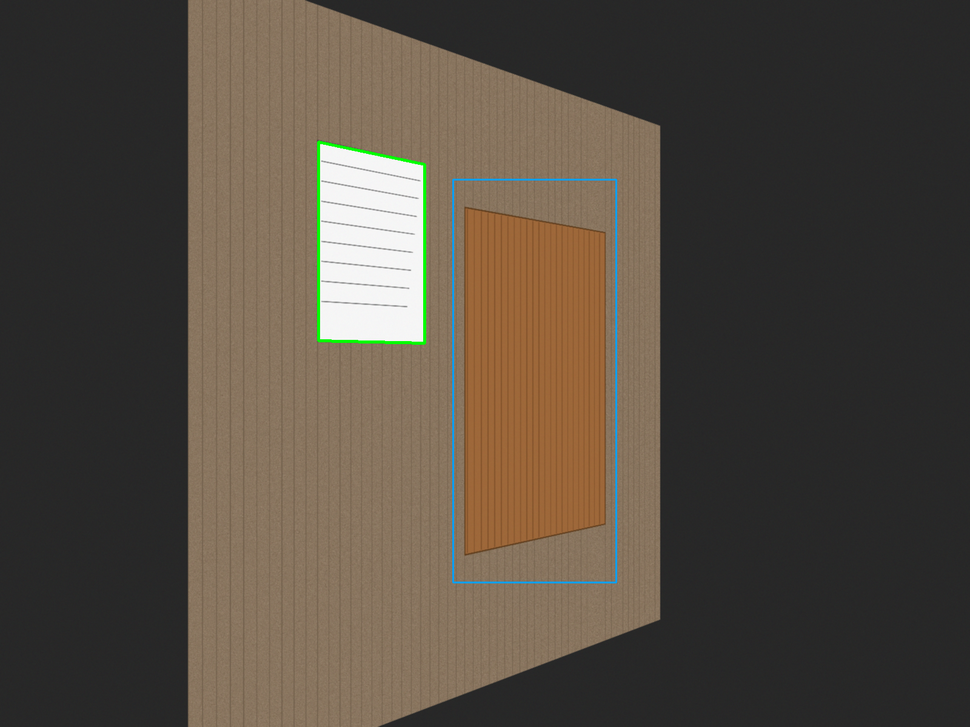
#> input picture tools/photomeasure/sample_yaw45.png, 970 x 727 px, shrunk from 1600 x 1200 before the run
$ python -i measure.py   (imports and definitions only)
#> lines starting #> are read from the running program, lines starting #| are printed output that depends on the picture; after the words box and inside, x2 and y2 are one past the last pixel; in counts of white or black regions, pixels touching at a corner belong together
#
# Copyright (c) 2024-2026 PocketSim 口袋仿真. All rights reserved.
# SPDX-License-Identifier: BSD-3-Clause OR Commercial
#
"""单张照片尺寸估算原型：A4 纸做平面标尺 → 四点单应矫正 → 轮廓测量。

算法全部为开源实现：
  - OpenCV 4/5（Apache-2.0）：白纸检测、approxPolyDP 四边形拟合、getPerspectiveTransform、
    warpPerspective、Canny 边缘、minAreaRect。
  - 单应矫正 = 平面单视图度量（homography rectification，Criminisi 2000 的平面情形），
    无需相机内参、无需标定板。

用法（库）：
    m = measure(image_bgr, rough_bbox=(x0, y0, x1, y1))
    m.width_mm, m.height_mm, m.px_per_mm, m.paper_corners, m.quality

前提（物理限制，非算法限制）：
  1. 参照纸与被测物在同一平面上；
  2. A4 四角完整可见、不被遮挡；
  3. 平面与视线夹角 ≳30°（偏离正对 ≤60°），否则分辨率不足；
  4. 只能测投影尺寸：垂直该平面的厚度测不出。
"""

from __future__ import annotations

import math
from dataclasses import dataclass, field

import cv2
import numpy as np

A4_MM = (210.0, 297.0)


@dataclass
class MeasureResult:
    ok: bool
    width_mm: float = 0.0
    height_mm: float = 0.0
    angle_deg: float = 0.0
    px_per_mm: float = 0.0
    quality: float = 0.0            # 0~1，纸张检测质量（四边形规整度 + 白度覆盖率）
    paper_corners: np.ndarray = field(default_factory=lambda: np.zeros((4, 2), np.float32))
    plane_bbox_mm: tuple = (0.0, 0.0, 0.0, 0.0)
    reason: str = ""


def _order_quad(pts: np.ndarray) -> np.ndarray:
    """四个角点按 左上→右上→右下→左下 排序（图像坐标系）。"""
    pts = pts.reshape(4, 2).astype(np.float32)
    s = pts.sum(axis=1)
    d = np.diff(pts, axis=1).ravel()
    return np.array(
        [pts[np.argmin(s)], pts[np.argmin(d)], pts[np.argmax(s)], pts[np.argmax(d)]],
        np.float32,
    )


def _refine_quad(contour: np.ndarray, quad: np.ndarray) -> np.ndarray:
    """用四条边的直线拟合求角点交点，抵消圆角/像素抖动带来的角点偏差。

    参照物（尤其银行卡）四角是圆角，approxPolyDP 得到的角点会系统性内缩；
    小参照物 + 远景时这种内缩会被透视放大成百分之几十的误差。
    改为对每条边只取“中段、贴近边线”的轮廓点做最小二乘直线拟合，
    再求相邻直线交点，可恢复真实直角顶点。
    """
    pts = contour.reshape(-1, 2).astype(np.float32)
    lines = []
    for i in range(4):
        a, b = quad[i], quad[(i + 1) % 4]
        d = b - a
        L = float(np.linalg.norm(d))
        if L < 1e-6:
            return quad
        d = d / L
        n = np.array([-d[1], d[0]])
        rel = pts - a
        t = rel @ d
        s = rel @ n
        sel = (t > 0.15 * L) & (t < 0.85 * L) & (np.abs(s) < 0.03 * L)
        if int(sel.sum()) < 10:
            return quad
        vl = cv2.fitLine(pts[sel], cv2.DIST_L2, 0, 0.01, 0.01).ravel()
        lines.append((np.array([vl[2], vl[3]], float), np.array([vl[0], vl[1]], float)))
    corners = []
    for i in range(4):
        p1, d1 = lines[i]
        p2, d2 = lines[(i + 1) % 4]
        den = d1[0] * d2[1] - d1[1] * d2[0]
        if abs(den) < 1e-9:
            return quad
        t = ((p2[0] - p1[0]) * d2[1] - (p2[1] - p1[1]) * d2[0]) / den
        corners.append(p1 + t * d1)
    refined = np.array(corners, np.float32)
    # 拟合失败保护：面积不许与初值差太多
    if cv2.contourArea(refined) < 0.6 * cv2.contourArea(quad):
        return quad
    return refined


def detect_paper(img: np.ndarray, min_area_frac: float = 0.003,
                 min_side_px: float = 30.0, min_quality: float = 0.55
                 ) -> tuple[np.ndarray, float, str]:
    """检测白色矩形参照物（A4 纸 / 银行卡）。返回 (四角点, 质量 0~1, 失败原因)。

    min_area_frac：参照物最小面积占全图比例（卡比纸小，默认放宽到 0.3%）；
    min_side_px：短边最少像素（再小就无法可靠标定）。
    """
    hsv = cv2.cvtColor(img, cv2.COLOR_BGR2HSV)
    # 白纸：亮且低饱和（纸张泛黄也能覆盖到 S<90）
    raw = cv2.inRange(hsv, np.array([0, 0, 150]), np.array([180, 90, 255]))
    # 形态学核必须小：卡只有 ~85×54 mm，7×7 闭运算迭代 2 次会把边缘推偏 2~3 px，
    # 对这个尺寸的参照物相当于 2~3% 的系统误差。
    mask = cv2.morphologyEx(raw, cv2.MORPH_CLOSE, np.ones((3, 3), np.uint8), iterations=1)
    mask = cv2.morphologyEx(mask, cv2.MORPH_OPEN, np.ones((3, 3), np.uint8))

    contours, _ = cv2.findContours(mask, cv2.RETR_EXTERNAL, cv2.CHAIN_APPROX_NONE)
    img_area = float(img.shape[0] * img.shape[1])
    best = None
    for c in sorted(contours, key=cv2.contourArea, reverse=True)[:8]:
        area = cv2.contourArea(c)
        if area < min_area_frac * img_area:      # 太小：不是参照物
            continue
        peri = cv2.arcLength(c, True)
        for eps in (0.02, 0.03, 0.05):
            approx = cv2.approxPolyDP(c, eps * peri, True)
            if len(approx) != 4 or not cv2.isContourConvex(approx):
                continue
            quad = _order_quad(approx)
            # 规整度：凸四边形面积 / 最小外接矩形面积
            rect = cv2.minAreaRect(quad)
            rect_area = rect[1][0] * rect[1][1]
            if rect_area <= 0:
                continue
            if min(rect[1]) < min_side_px:       # 短边太小：标定误差会放大
                continue
            fill = area / rect_area
            # 白度覆盖率 + 亮度：四边形内白色像素比例、平均亮度
            poly = np.zeros(mask.shape, np.uint8)
            cv2.fillPoly(poly, [approx.astype(np.int32)], 255)
            inter = cv2.countNonZero(cv2.bitwise_and(mask, poly))
            white = inter / max(1, cv2.countNonZero(poly))
            mean_v = float(cv2.mean(hsv[:, :, 2], mask=poly)[0]) / 255.0
            if mean_v < 0.55:            # 纸面必须够亮（木色/深色物体不会被当成纸）
                continue
            quality = 0.35 * min(1.0, fill) + 0.25 * white + 0.40 * min(1.0, mean_v / 0.85)
            if best is None or quality > best[1]:
                best = (quad, quality, c)
            break
    if best is None:
        return np.zeros((4, 2), np.float32), 0.0, "未找到四边形白纸（亮度/遮挡/角度问题）"
    quad, quality, contour = best
    quad = _order_quad(_refine_quad(contour, quad))
    # 注意：不要用 cornerSubPix。参照物是圆角矩形时，圆角处存在大量角点响应，
    # 亚像素精修会把顶点吸到圆角上（实测卡片误差从 10% 恶化到 35%）。
    # 边线拟合（_refine_quad）已经用整条边的稠密点做最小二乘，精度更稳。
    if quality < 0.55:
        return quad, quality, f"纸张检测质量偏低（{quality:.2f}），尺寸误差会放大"
    return quad, quality, ""


def _plane_homography(quad: np.ndarray,
                      ref_mm: tuple = A4_MM) -> tuple[np.ndarray, tuple[float, float]]:
    """由参照物四角求「平面毫米坐标 → 图像像素」单应；返回 (H, 参照物毫米尺寸)。"""
    tl, tr, br, bl = quad
    long_mm, short_mm = max(ref_mm), min(ref_mm)
    # 照片里较长的一边对应参照物的长边（竖持相机 + 中等斜拍时成立；
    # 偏航只压缩水平方向，不会把长短边关系翻转）
    top = float(np.linalg.norm(tr - tl))
    left = float(np.linalg.norm(bl - tl))
    if top > left:
        w_mm, h_mm = long_mm, short_mm       # 横放
    else:
        w_mm, h_mm = short_mm, long_mm       # 竖放
    dst = np.array([[0, 0], [w_mm, 0], [w_mm, h_mm], [0, h_mm]], np.float32)
    H = cv2.getPerspectiveTransform(dst, quad)
    return H, (w_mm, h_mm)


def rectify(img: np.ndarray, quad: np.ndarray, bounds_mm: tuple,
            px_per_mm: float = 3.0, ref_mm: tuple = A4_MM) -> tuple[np.ndarray, np.ndarray]:
    """把图像矫正成「平面正视图」，画布覆盖 bounds_mm=(x0,y0,x1,y1)。

    返回 (正视图, H_mm2img)；正视图像素 = (平面毫米 - bounds 原点) × px_per_mm。
    """
    H, _ = _plane_homography(quad, ref_mm)
    x0, y0, x1, y1 = bounds_mm
    canvas_w = max(8, int(round((x1 - x0) * px_per_mm)))
    canvas_h = max(8, int(round((y1 - y0) * px_per_mm)))
    # 正视图像素 → 毫米（+bounds 原点）→ 图像像素；warpPerspective 需要 图像→正视图
    scale = np.array([[1.0 / px_per_mm, 0, x0], [0, 1.0 / px_per_mm, y0], [0, 0, 1.0]])
    M = np.linalg.inv(H @ scale)
    view = cv2.warpPerspective(img, M, (canvas_w, canvas_h), flags=cv2.INTER_LINEAR)
    return view, H


def _bbox_to_plane_mm(bbox_px, H):
    """图像 bbox → 平面毫米坐标的四角。"""
    x0, y0, x1, y1 = bbox_px
    pts = np.array([[[x0, y0], [x1, y0], [x1, y1], [x0, y1]]], np.float32)
    return cv2.perspectiveTransform(pts, np.linalg.inv(H)).reshape(4, 2)


def source_px_per_mm(quad: np.ndarray, ref_mm: tuple = A4_MM) -> float:
    """由参照物四角估计照片本身的分辨率（px/mm），用于选矫正视图分辨率，避免上采样。"""
    tl, tr, br, bl = quad
    long_mm, short_mm = max(ref_mm), min(ref_mm)
    w_mm, h_mm = (long_mm, short_mm) if np.linalg.norm(tr - tl) > np.linalg.norm(bl - tl) else (short_mm, long_mm)
    top = float(np.linalg.norm(tr - tl)) / w_mm
    left = float(np.linalg.norm(bl - tl)) / h_mm
    return max(0.2, min(top, left))


def measure(img: np.ndarray, rough_bbox=None, px_per_mm: float | None = None,
            ref_mm: tuple = A4_MM, min_area_frac: float = 0.003) -> MeasureResult:
    """完整测量：检测参照物 → 矫正 → 在矫正视图里精修轮廓 → 输出毫米尺寸。

    rough_bbox：被测物粗略包围框（用户点选/框选，图像像素）。为空时退化为整幅图。
    px_per_mm：矫正视图分辨率；默认按照片自身的 px/mm 自适应（避免上采样把边缘糊掉）。
    ref_mm：参照物真实尺寸（A4=210×297，银行/购物卡=85.6×53.98）。
    """
    quad, quality, reason = detect_paper(img, min_area_frac=min_area_frac)
    if quality <= 0:
        return MeasureResult(ok=False, quality=quality, reason=reason)

    _, (paper_w, paper_h) = _plane_homography(quad, ref_mm)
    if rough_bbox is None:
        rough_bbox = (0, 0, img.shape[1], img.shape[0])
    if px_per_mm is None:
        px_per_mm = float(np.clip(source_px_per_mm(quad, ref_mm), 0.8, 3.0))
    H, _ = _plane_homography(quad, ref_mm)
    mm_bbox = _bbox_to_plane_mm(rough_bbox, H)

    # 画布 = 纸张 ∪ 框选区域 + 余量
    pad = 40.0
    x0 = min(0.0, float(mm_bbox[:, 0].min())) - pad
    y0 = min(0.0, float(mm_bbox[:, 1].min())) - pad
    x1 = max(paper_w, float(mm_bbox[:, 0].max())) + pad
    y1 = max(paper_h, float(mm_bbox[:, 1].max())) + pad
    view, H = rectify(img, quad, (x0, y0, x1, y1), px_per_mm, ref_mm)

    ox0, oy0 = mm_bbox[:, 0].min(), mm_bbox[:, 1].min()
    ox1, oy1 = mm_bbox[:, 0].max(), mm_bbox[:, 1].max()
    vx0 = int(max(0, (ox0 - x0) * px_per_mm)); vy0 = int(max(0, (oy0 - y0) * px_per_mm))
    vx1 = int(min(view.shape[1] - 1, (ox1 - x0) * px_per_mm))
    vy1 = int(min(view.shape[0] - 1, (oy1 - y0) * px_per_mm))
    if vx1 - vx0 < 8 or vy1 - vy0 < 8:
        return MeasureResult(ok=False, quality=quality, reason="被测区域过小或超出矫正视图")

    roi = view[vy0:vy1, vx0:vx1]
    gray = cv2.GaussianBlur(cv2.cvtColor(roi, cv2.COLOR_BGR2GRAY), (5, 5), 0)
    roi_area = float(roi.shape[0] * roi.shape[1])
    best = None
    # 对比度未知（木纹浅、墙面同色都可能），多档阈值取“最像物体外框”的闭合轮廓
    for lo, hi in ((30, 90), (15, 45), (60, 180), (90, 240)):
        edges = cv2.Canny(gray, lo, hi)
        edges = cv2.dilate(edges, np.ones((3, 3), np.uint8), iterations=2)
        edges = cv2.morphologyEx(edges, cv2.MORPH_CLOSE, np.ones((9, 9), np.uint8), iterations=2)
        contours, _ = cv2.findContours(edges, cv2.RETR_EXTERNAL, cv2.CHAIN_APPROX_SIMPLE)
        for c in contours:
            area = cv2.contourArea(c)
            if area < 0.25 * roi_area or area > 1.05 * roi_area:
                continue
            rect = cv2.minAreaRect(c)
            if best is None or area > best[0]:
                best = (area, rect)
        if best is not None:
            break

    if best is None:
        # 轮廓没闭合：退回用框选范围（精度按框选精度）
        w_mm = (vx1 - vx0) / px_per_mm
        h_mm = (vy1 - vy0) / px_per_mm
        return MeasureResult(
            ok=True, width_mm=w_mm, height_mm=h_mm, px_per_mm=px_per_mm,
            quality=quality * 0.6, paper_corners=quad,
            plane_bbox_mm=(ox0, oy0, ox1, oy1),
            reason="未闭合轮廓，按框选范围估算",
        )

    rect = best[1]
    w_mm = min(rect[1]) / px_per_mm
    h_mm = max(rect[1]) / px_per_mm
    return MeasureResult(
        ok=True, width_mm=w_mm, height_mm=h_mm, angle_deg=rect[2], px_per_mm=px_per_mm,
        quality=quality, paper_corners=quad,
        plane_bbox_mm=(x0 + (vx0 + rect[0][0] - rect[1][0] / 2) / px_per_mm,
                       y0 + (vy0 + rect[0][1] - rect[1][1] / 2) / px_per_mm,
                       x0 + (vx0 + rect[0][0] + rect[1][0] / 2) / px_per_mm,
                       y0 + (vy0 + rect[0][1] + rect[1][1] / 2) / px_per_mm),
    )


def angular_resolution(incidence_deg: float) -> float:
    """解析：平面与视线夹角 θ 时，视线方向上的空间分辨率按 1/sinθ 劣化。"""
    return 1.0 / max(1e-6, math.sin(math.radians(incidence_deg)))

>>> import cv2
>>> picture = cv2.imread('sample_yaw45.png')
#> picture is the input picture: shape (727, 970, 3); mean B, G, R 64.7, 75.3, 84.3
>>> result = measure(picture)
#> in detect_paper, `raw = cv2.inRange(hsv, np.array([0, 0, 150]), np.array([180, 90, 255]))`:
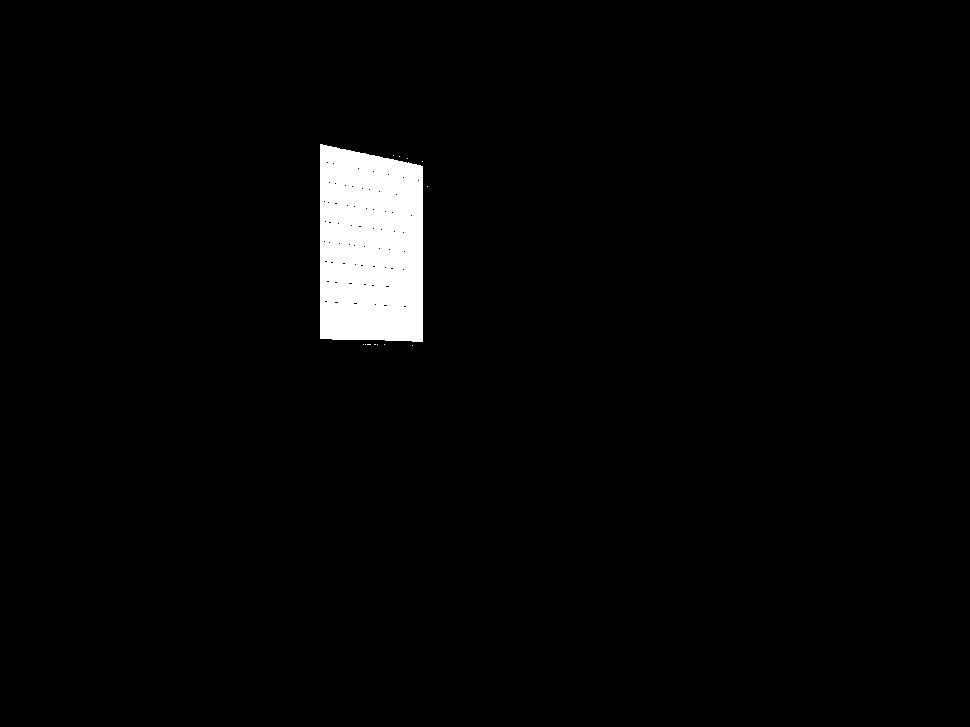
#> raw: shape (727, 970); 2.7% white; 13 white regions (12 under 20 px), largest, box (x1, y1, x2, y2) and area: (320, 144, 423, 342) 19016
#> in detect_paper, `contours, _ = cv2.findContours(mask, cv2.RETR_EXTERNAL, cv2.CHAIN_APPR..`: contours = 1 contour; box (x1, y1, x2, y2) and area: (320, 144, 423, 342) 18818
#> the loop in detect_paper, `for c in sorted(contours, key=cv2.contourArea, reverse=True)[:8]:` made 1 pass
#> (area, peri) on pass 1: (18818.5, 583.4)
#> after the loop in detect_paper, `for c in sorted(contours, key=cv2.contourArea, reverse=True)[:8]:`: best = 3 items, first 3: [[320, 144], [422, 166], [422, 341], [320, 338]], 0.978, contour of 573 points, box (x1, y1, x2, y2) (320, 144, 423, 342), area 18818
#> in detect_paper, `quad, quality, contour = best`: quad = [[320, 144], [422, 166], [422, 341], [320, 338]]; quality = 0.978; contour = contour of 573 points, box (x1, y1, x2, y2) (320, 144, 423, 342), area 18818
#> in _refine_quad, `pts = contour.reshape(-1, 2).astype(np.float32)`: pts = 573 pairs, first value 320 to 422, second value 144 to 341
#> the loop in _refine_quad, `for i in range(4):` made 4 passes
#> (a, b, d, L, n, vl) on passes 1 to 4: ([320, 144], [422, 166], [0.978, 0.211], 104.3, [-0.211, 0.978], [0.979, 0.205, 371, 154.9]), ([422, 166], [422, 341], [0, 1], 175, [-1, 0], [-4.37e-08, 1, 422, 253.5]), ([422, 341], [320, 338], [-1, -0.0294], 102, [0.0294, -1], [1, 0.0181, 371, 339.3]), ([320, 338], [320, 144], [0, -1], 194, [1, 0], [-4.37e-08, 1, 320, 241])
#> after the loop in _refine_quad, `for i in range(4):`: lines = [([371, 154.9], [0.979, 0.205]), ([422, 253.5], [-4.37e-08, 1]), ([371, 339.3], [1, 0.0181]), ([320, 241], [-4.37e-08, 1])]
#> the loop in _refine_quad, `for i in range(4):` made 4 passes
#> (p1, d1, p2, d2, den, t) on passes 1 to 4: ([371, 154.9], [0.979, 0.205], [422, 253.5], [-4.37e-08, 1], 0.979, 52.11), ([422, 253.5], [-4.37e-08, 1], [371, 339.3], [1, 0.0181], -1, 86.73), ([371, 339.3], [1, 0.0181], [320, 241], [-4.37e-08, 1], 1, -51.01), ([320, 241], [-4.37e-08, 1], [371, 154.9], [0.979, 0.205], -0.979, -96.81)
#> after the loop in _refine_quad, `for i in range(4):`: corners = [[422, 165.6], [422, 340.2], [320, 338.4], [320, 144.2]]
#> in _refine_quad, `refined = np.array(corners, np.float32)`: refined has the same summary as corners
#> in detect_paper, `quad = _order_quad(_refine_quad(contour, quad))`: quad = [[320, 144.2], [422, 165.6], [422, 340.2], [320, 338.4]]
#> in measure, `quad, quality, reason = detect_paper(img, min_area_frac=min_area_frac)`: quality = 0.978; reason = ''
#> in _plane_homography, `tl, tr, br, bl = quad`: tl = [320, 144.2]; tr = [422, 165.6]; br = [422, 340.2]; bl = [320, 338.4]
#> in _plane_homography, `top = float(np.linalg.norm(tr - tl))`: top = 104.2
#> in _plane_homography, `left = float(np.linalg.norm(bl - tl))`: left = 194.2
#> in _plane_homography, `dst = np.array([[0, 0], [w_mm, 0], [w_mm, h_mm], [0, h_mm]], np.float32)`: dst = [[0, 0], [210, 0], [210, 297], [0, 297]]
#> in _plane_homography, `H = cv2.getPerspectiveTransform(dst, quad)`: H = [[0.71, 0, 320], [0.19, 0.654, 144.2], [0.000532, 0, 1]]
#> in measure, `_, (paper_w, paper_h) = _plane_homography(quad, ref_mm)`: paper_w = 210; paper_h = 297
#> in measure, `rough_bbox = (0, 0, img.shape[1], img.shape[0])`: rough_bbox = (0, 0, 970, 727)
#> in source_px_per_mm, `tl, tr, br, bl = quad`: tl = [320, 144.2]; tr = [422, 165.6]; br = [422, 340.2]; bl = [320, 338.4]
#> in source_px_per_mm, `w_mm, h_mm = (long_mm, short_mm) if np.linalg.norm(tr - tl) > np.linal..`: w_mm = 210; h_mm = 297
#> in source_px_per_mm, `top = float(np.linalg.norm(tr - tl)) / w_mm`: top = 0.496
#> in source_px_per_mm, `left = float(np.linalg.norm(bl - tl)) / h_mm`: left = 0.654
#> in measure, `px_per_mm = float(np.clip(source_px_per_mm(quad, ref_mm), 0.8, 3.0))`: px_per_mm = 0.8
#> in _bbox_to_plane_mm, `x0, y0, x1, y1 = bbox_px`: x0 = 0; x1 = 970; y1 = 727
#> in _bbox_to_plane_mm, `pts = np.array([[[x0, y0], [x1, y0], [x1, y1], [x0, y1]]], np.float32)`: pts = [[0, 0], [970, 0], [970, 727], [0, 727]]
#> in measure, `mm_bbox = _bbox_to_plane_mm(rough_bbox, H)`: mm_bbox = [[-450.6, -89.75], [3347.4, -1192.1], [3347.4, 1899.8], [-450.6, 755.6]]
#> in measure, `x0 = min(0.0, float(mm_bbox[:, 0].min())) - pad`: x0 = -490.6
#> in measure, `y0 = min(0.0, float(mm_bbox[:, 1].min())) - pad`: y0 = -1232.1
#> in measure, `x1 = max(paper_w, float(mm_bbox[:, 0].max())) + pad`: x1 = 3387.4
#> in measure, `y1 = max(paper_h, float(mm_bbox[:, 1].max())) + pad`: y1 = 1939.8
#> in rectify, `canvas_w = max(8, int(round((x1 - x0) * px_per_mm)))`: canvas_w = 3102
#> in rectify, `canvas_h = max(8, int(round((y1 - y0) * px_per_mm)))`: canvas_h = 2538
#> in rectify, `scale = np.array([[1.0 / px_per_mm, 0, x0], [0, 1.0 / px_per_mm, y0], ..`: scale = [[1.25, 0, -490.6], [0, 1.25, -1232.1], [0, 0, 1]]
#> in rectify, `M = np.linalg.inv(H @ scale)`: M = [[1.09, 0, 42.09], [-1.23, 1.22, 1202], [-0.000985, 0, 1.32]]
#> in rectify, `view = cv2.warpPerspective(img, M, (canvas_w, canvas_h), flags=cv2.INT..`:
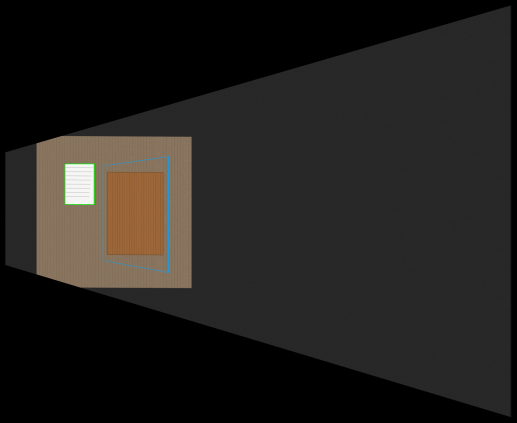
#> view: shape (2538, 3102, 3) (shown at 1/6 size); mean B, G, R 29.7, 32.4, 34.8
#> in measure, `ox0, oy0 = mm_bbox[:, 0].min(), mm_bbox[:, 1].min()`: ox0 = -450.6; oy0 = -1192.1
#> in measure, `ox1, oy1 = mm_bbox[:, 0].max(), mm_bbox[:, 1].max()`: ox1 = 3347.4; oy1 = 1899.8
#> in measure, `vx0 = int(max(0, (ox0 - x0) * px_per_mm))`: vx0 = 32
#> in measure, `vx1 = int(min(view.shape[1] - 1, (ox1 - x0) * px_per_mm))`: vx1 = 3070
#> in measure, `vy1 = int(min(view.shape[0] - 1, (oy1 - y0) * px_per_mm))`: vy1 = 2505
#> in measure, `gray = cv2.GaussianBlur(cv2.cvtColor(roi, cv2.COLOR_BGR2GRAY), (5, 5),..`:
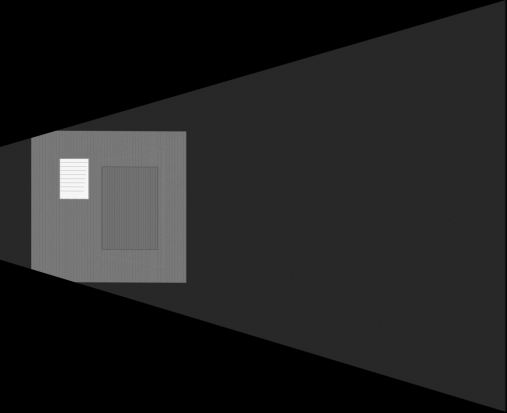
#> gray: shape (2473, 3038) (shown at 1/6 size); min 0, max 247, mean 34.4
#> in measure, `roi_area = float(roi.shape[0] * roi.shape[1])`: roi_area = 7512974
#> after the loop in measure, `for lo, hi in ((30, 90), (15, 45), (60, 180), (90, 240)):`:
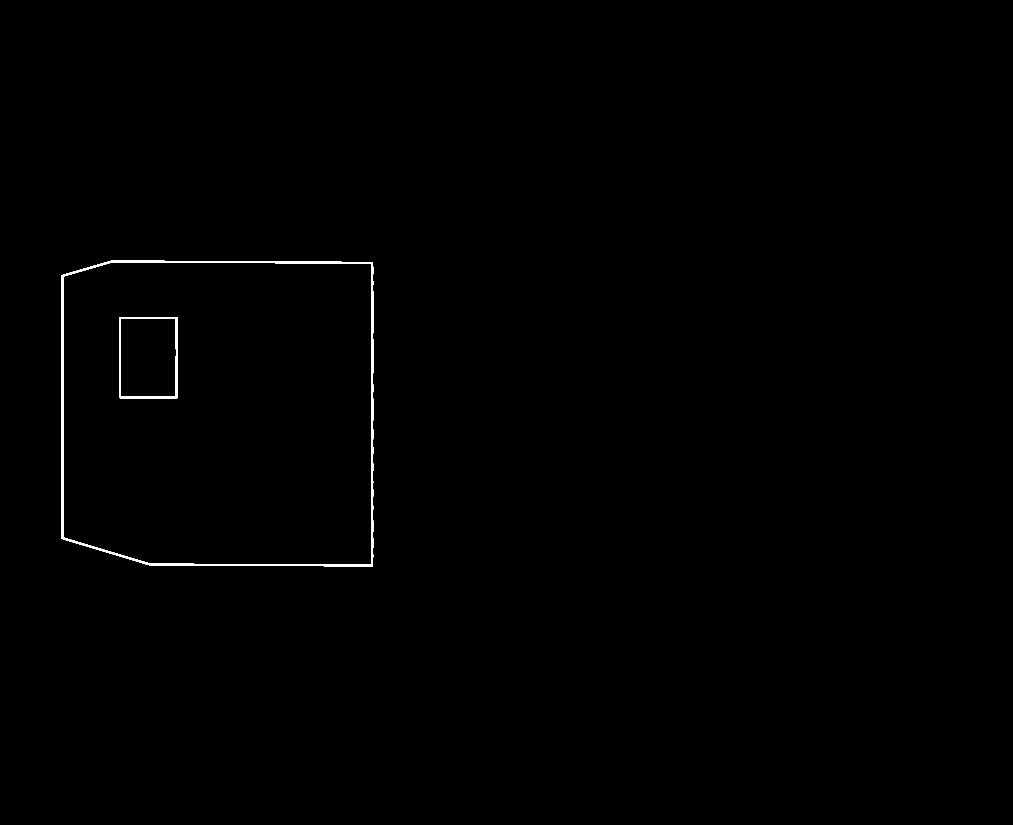
#> edges: shape (2473, 3038) (shown at 1/3 size); 0.31% white; 2 white regions, box (x1, y1, x2, y2) and area: (184, 781, 1120, 1699) 18965, (358, 951, 533, 1196) 4330
#> in measure, `w_mm = (vx1 - vx0) / px_per_mm`: w_mm = 3797.5
#> in measure, `h_mm = (vy1 - vy0) / px_per_mm`: h_mm = 3091.2
